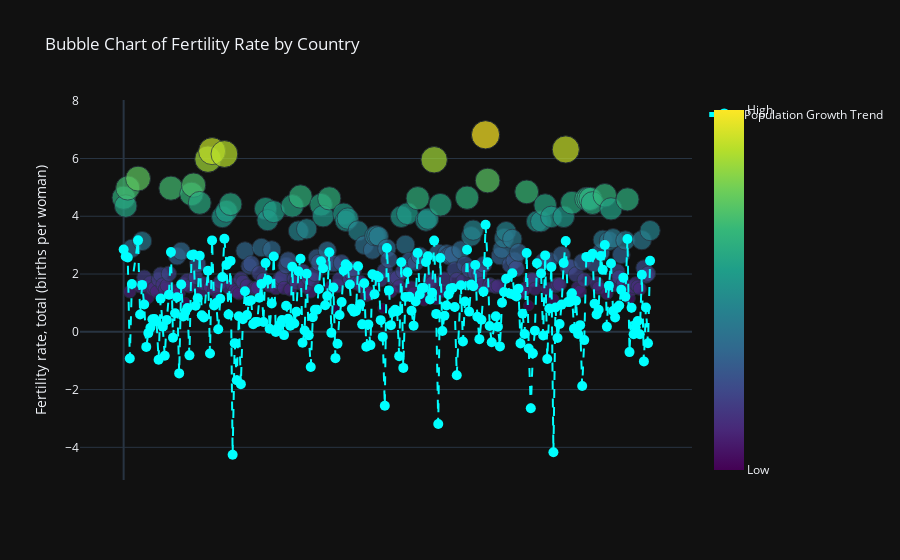

The cell this chart's notebook holds for it:
### Code cell
# Create the bubble chart using Plotly
fig = px.scatter(
    df_cleaned,
    x=df_cleaned.index,  # Use index for x-axis to hide labels
    y='Fertility rate, total (births per woman)',
    size='Fertility rate, total (births per woman)',  # Bubble size
    color='Fertility rate, total (births per woman)',  # Color by Fertility rate
    hover_name='Country Name',
    title='Bubble Chart of Fertility Rate by Country',
    template='plotly_dark',
    color_continuous_scale='Viridis'  # Use a color scale
)

# Add trend line for 'Population growth (annual %)'
fig.add_scatter(
    x=df_cleaned.index,
    y=df_cleaned['Population growth (annual %)'],
    mode='lines+markers',
    name='Population Growth Trend',
    line=dict(color='cyan', width=2, dash='dash'),
    marker=dict(size=10, color='cyan')
)

# Customize the layout
fig.update_layout(
    xaxis_title='',
    yaxis_title='Fertility rate, total (births per woman)',
    xaxis=dict(
        showticklabels=False,  # Hide x-axis labels
        showgrid=False  # Optional: Hide x-axis grid lines
    ),
    yaxis=dict(showgrid=True),  # Optional: Keep y-axis grid lines
    coloraxis_colorbar=dict(
        title='',
        tickvals=[df_cleaned['Fertility rate, total (births per woman)'].min(), df_cleaned['Fertility rate, total (births per woman)'].max()],
        ticktext=['Low', 'High']
    )
)

# # Add annotations for significant countries
# significant_countries = ['Afghanistan', 'Albania', 'Algeria']  # Customize as needed
# for country in significant_countries:
#     country_data = df_cleaned[df_cleaned['Country Name'] == country]
#     fig.add_scatter(
#         x=country_data.index,
#         y=country_data['Fertility rate, total (births per woman)'],
#         mode='markers',
#         marker=dict(size=country_data['Fertility rate, total (births per woman)'] * 10, color='red'),
#         name=country
#     )

# Show the plot
fig.show()

# Save the plot as an HTML file
fig.write_html('bubble_chart_plotly_enhanced.html')

### Figure 1 — Plotly figure (JSON) as saved in the notebook; plotly's stock layout.template omitted (floating-point values rounded to 4 significant figures; data arrays with more than 128 entries replaced by an {"elided": "..."} marker saying what was removed)
{"data": [{"hovertemplate": "<b>%{hovertext}</b><br><br>index=%{x}<br>Fertility rate, total (births per woman)=%{marker.color}<extra></extra>", "hovertext": {"elided": "250 str values"}, "legendgroup": "", "marker": {"color": {"elided": "250 float values"}, "coloraxis": "coloraxis", "size": {"elided": "250 float values"}, "sizemode": "area", "sizeref": 0.01705, "symbol": "circle"}, "mode": "markers", "name": "", "orientation": "v", "showlegend": false, "type": "scatter", "x": {"elided": "250 int values"}, "xaxis": "x", "y": {"elided": "250 float values"}, "yaxis": "y"}, {"line": {"color": "cyan", "dash": "dash", "width": 2}, "marker": {"color": "cyan", "size": 10}, "mode": "lines+markers", "name": "Population Growth Trend", "type": "scatter", "x": {"elided": "250 int values"}, "y": {"elided": "250 float values"}}], "layout": {"coloraxis": {"colorbar": {"ticktext": ["Low", "High"], "tickvals": [0.772, 6.82], "title": {"text": ""}}, "colorscale": [[0, "#440154"], [0.1111, "#482878"], [0.2222, "#3e4989"], [0.3333, "#31688e"], [0.4444, "#26828e"], [0.5556, "#1f9e89"], [0.6667, "#35b779"], [0.7778, "#6ece58"], [0.8889, "#b5de2b"], [1, "#fde725"]]}, "legend": {"itemsizing": "constant", "tracegroupgap": 0}, "title": {"text": "Bubble Chart of Fertility Rate by Country"}, "xaxis": {"anchor": "y", "domain": [0, 1], "showgrid": false, "showticklabels": false, "title": {"text": ""}}, "yaxis": {"anchor": "x", "domain": [0, 1], "showgrid": true, "title": {"text": "Fertility rate, total (births per woman)"}}}}
